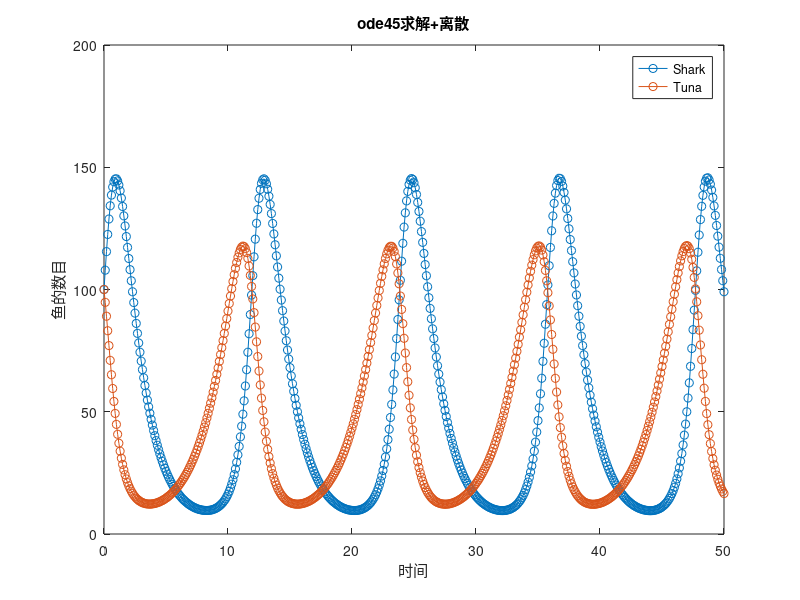

Write MATLAB code to recreate this figure.
f = @(t, y) [0.015*y(1)*y(2)-0.7*y(1); 0.5*y(2)-0.01*y(1)*y(2)];
tspan=[0:0.1:50];
y0=[100;100];
[t, y] = ode45(f, tspan, y0);
plot(t, y(:, 1),'-o', t, y(:, 2),'-o');
title('ode45求解+离散');
legend('Shark', 'Tuna');
xlabel('时间');
ylabel('鱼的数目');